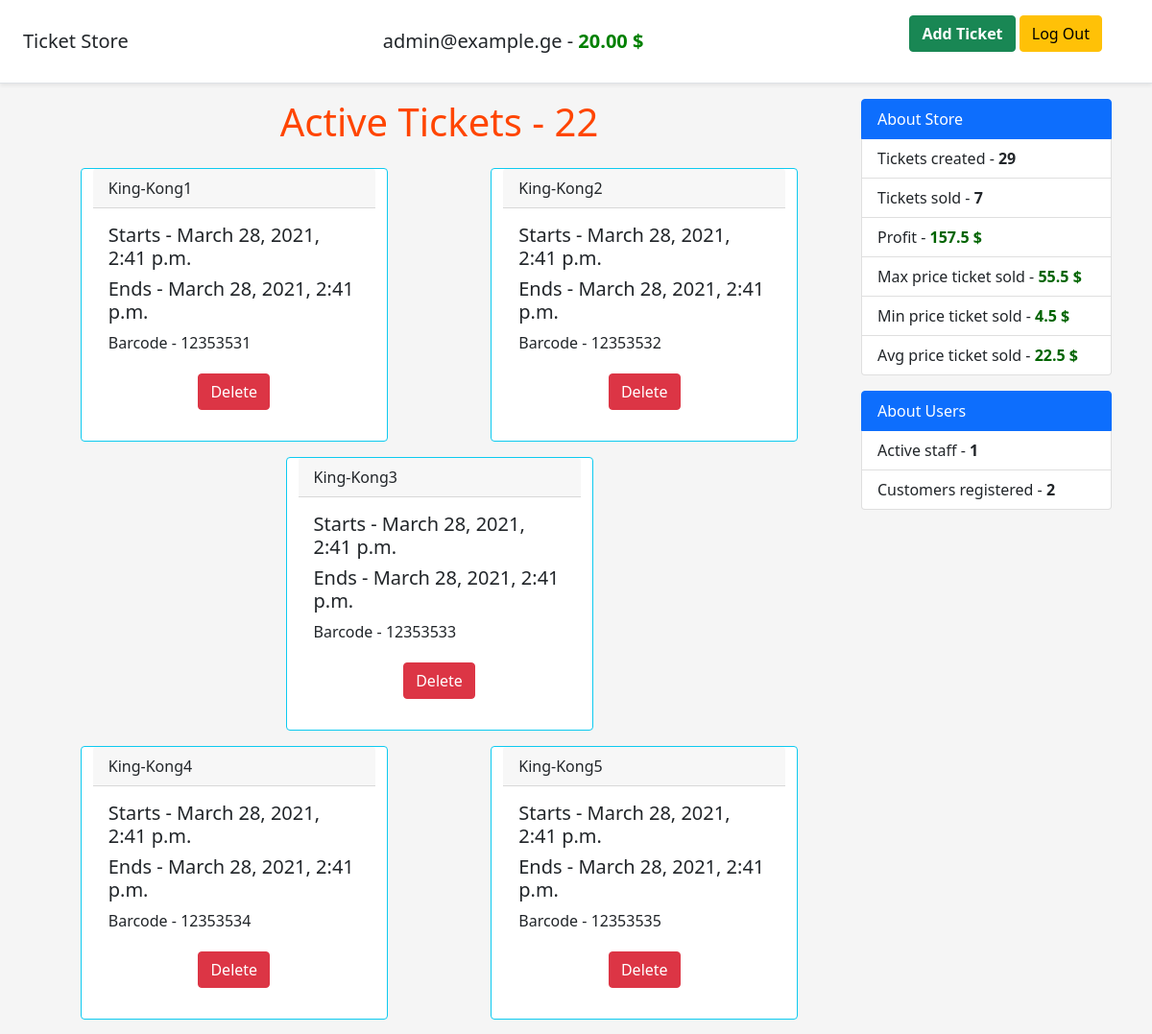
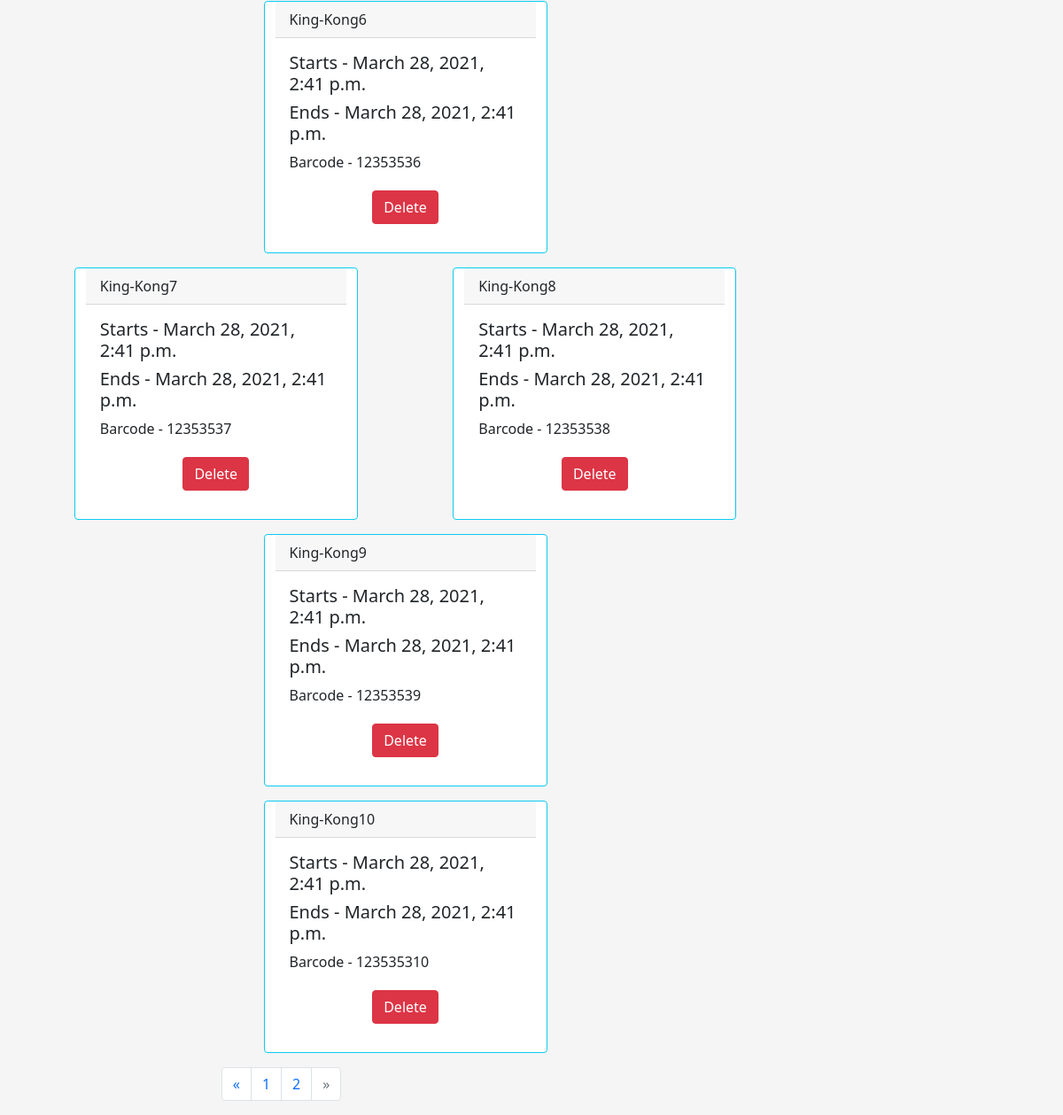
/?page=2 (signed in), run on the app's committed database (2 pictures, top to bottom).
### user/models.py (models this page shows, shortened)
class User(AbstractUser):
    username = None
    email = models.EmailField(verbose_name='E-Mail', unique=True)
    balance = models.DecimalField(verbose_name="Balance", max_digits=8, decimal_places=2, default=0,
                                  help_text="In USD")
    mobile_phone = models.CharField(verbose_name='Mobile Phone', max_length=9, unique=True)
    objects = UserManager()
    USERNAME_FIELD = 'email'
    REQUIRED_FIELDS = []
    class Meta:
        verbose_name = 'User'
        verbose_name_plural = 'Users'

### ecommerce/models.py (models this page shows, shortened)
class Ticket(models.Model):
    name = models.CharField(verbose_name='Name', max_length=255)
    start_date = models.DateTimeField(verbose_name='Start Date')
    end_date = models.DateTimeField(verbose_name='End Date')
    barcode = models.CharField(verbose_name="Barcode", max_length=15, unique=True, default=0)
    class Meta:
        verbose_name = 'Ticket'
        verbose_name_plural = 'Tickets'

### ecommerce/views.py (the view)
# urls.py: path('', home, name='home'),
@login_required(login_url='user/login')
def home(request):
    tickets = Ticket.objects.filter(orders__isnull=True)
    tickets_created = Ticket.objects.all().count()
    user = User.objects.get(id=request.user.id)
    user_balance = user.balance
    ticket_orders_info: Dict[str, Optional[Decimal]] = user.orders.all().aggregate(
        paid_last_year=Sum('price', filter=Q(order_date__gte=timezone.now() - timezone.timedelta(days=365))),
        bought_last_year=Count('id', filter=Q(order_date__gte=timezone.now() - timezone.timedelta(days=365))),
        paid_last_month=Sum('price', filter=Q(order_date__gte=timezone.now() - timezone.timedelta(weeks=4))),
        bought_last_month=Count('id', filter=Q(order_date__gte=timezone.now() - timezone.timedelta(weeks=4))),
        paid_last_week=Sum('price', filter=Q(order_date__gte=timezone.now() - timezone.timedelta(days=7))),
        bought_last_week=Count('id', filter=Q(order_date__gte=timezone.now() - timezone.timedelta(days=7)))
    )
    page = request.GET.get('page', 1)
    paginator = Paginator(tickets, 12)
    try:
        tickets_pag = paginator.page(page)
    except PageNotAnInteger:
        tickets_pag = paginator.page(1)
    except EmptyPage:
        tickets_pag = paginator.page(paginator.num_pages)
    orders = Order.objects.all()
    tickets_price = orders.aggregate(maxp_ticket=Max('price'), avgp_ticket=Avg('price'), minp_ticket=Min('price'))
    profit = orders.aggregate(profit=Sum('price'))
    customers_count = User.objects.filter(is_staff=False).count()
    staff_count = User.objects.filter(is_staff=True).count()
    return render(request, 'pages/home.html',
                  {'tickets': tickets,
                   **ticket_orders_info,
                   'tickets_count': tickets.count(),
                   'user_balance': user_balance,
                   'tickets_pag': tickets_pag,
                   'tickets_created': tickets_created,
                   'tickets_sold': tickets_created - tickets.count(),
                   **tickets_price,
                   **profit,
                   'customers_count': customers_count,
                   'staff_count': staff_count})

### templates/pages/home.html (shortened to what this page needs)
{% extends 'base.html' %}
{% block content %}
	<div class="container">
		<div class="row">
			<div class="col-9">
				<div class="mb-3 row text-center">
					<h1 style="color: orangered">Active Tickets - {{ tickets_count }}</h1>
				</div>
				{% for ticket in tickets_pag %}
					{% if forloop.counter0|divisibleby:3 %}
						<div class="row" style="justify-content: space-around">
					{% endif %}
				<div class="card border-info mb-3" style="max-width: 20rem;">
					<div class="card-header">{{ ticket.name }}</div>
					<div class="card-body">
						<h5 class="card-title">Starts - {{ ticket.start_date }}</h5>
						<h5 class="card-title">Ends - {{ ticket.end_date }}</h5>
						<p class="card-text">Barcode - {{ ticket.barcode }}</p>
						{% if user.is_superuser %}
							<div class="text-center pt-1">
								<form action="/del-ticket/{{ ticket.id }}" method="POST">
									<button type="submit" class="btn btn-danger">Delete</button>
								</form>
							</div>
						{% endif %}
					</div>
				</div>
				{% if forloop.counter|divisibleby:3 or forloop.last %}
					</div>
				{% endif %}
				{% endfor %}
				{% if tickets_pag.has_other_pages %}
					<div class="col-6 offset-3 text-center-pagination-set">
						<nav aria-label="Page navigation">
							<ul class="pagination">
								{% if tickets_pag.has_previous %}
									<li class="page-item">
										<a class="page-link"
										   href="?page={{ tickets_pag.previous_page_number }}">&laquo;</a>
									</li>
								{% else %}
									<li class="page-item disabled">
										<a class="page-link">
											<span aria-hidden="true">&laquo;</span>
										</a>
									</li>
								{% endif %}
								{% for ticket in tickets_pag.paginator.page_range %}
									{% if tickets_pag.number == ticket %}
										<li class="page-item">
											<a class="page-link">
												{{ ticket }}
											</a>
										</li>
									{% else %}
										<li class="page-item">
											<a class="page-link" href="?page={{ ticket }}">{{ ticket }}</a>
										</li>
									{% endif %}
								{% endfor %}
								{% if tickets_pag.has_next %}
									<li class="page-item"><a class="page-link"
									                         href="?page={{ tickets_pag.next_page_number }}">
										&raquo;
									</a></li>
								{% else %}
									<li class="page-item disabled">
										<a class="page-link">
											<span aria-hidden="true">&raquo;</span>
										</a>
									</li>
								{% endif %}
							</ul>
						</nav>
					</div>
				{% endif %}
			</div>
			<div class="col-3">
				{% if user.is_superuser %}
					<ul class="list-group">
						<li class="list-group-item active" aria-current="true">About Store</li>
						<li class="list-group-item">Tickets created - <strong>{{ tickets_created }}</strong></li>
						<li class="list-group-item">Tickets sold - <strong>{{ tickets_sold }}</strong></li>
						<li class="list-group-item">Profit - <strong style="color: darkgreen">{{ profit }} $</strong>
						</li>
						<li class="list-group-item">Max price ticket sold - <strong
								style="color: darkgreen">{{ maxp_ticket }} $</strong></li>
						<li class="list-group-item">Min price ticket sold - <strong
								style="color: darkgreen">{{ minp_ticket }} $</strong></li>
						<li class="list-group-item">Avg price ticket sold - <strong
								style="color: darkgreen">{{ avgp_ticket }} $</strong></li>
					</ul>
					<ul class="list-group pt-3">
						<li class="list-group-item active" aria-current="true">About Users</li>
						<li class="list-group-item">Active staff - <strong>{{ staff_count }}</strong></li>
						<li class="list-group-item">Customers registered - <strong>{{ customers_count }}</strong></li>
					</ul>
				{% endif %}
			</div>
		</div>
	</div>
{% endblock %}

### templates/base.html (shortened to what this page needs)
<link href="https://cdn.jsdelivr.net/npm/bootstrap@5.0.0-beta2/dist/css/bootstrap.min.css" rel="stylesheet"
>
<header class="d-flex flex-column flex-md-row align-items-center p-3 px-md-4 mb-3 bg-body border-bottom shadow-sm">
	<p class="h5 my-0 me-md-auto fw-normal" onclick="window.location='{% url 'home' %}';" style="cursor: pointer">Ticket
		Store</p>
	{% if user.is_authenticated %}
		<p class="h5 my-0 me-md-auto fw-normal">{{ user.email }} - <strong style="color: green">{{ user_balance }}
			$</strong></p>
	{% endif %}
	<nav class="my-2 my-md-0 me-md-3">
		<div class="container">
			{% if user.is_authenticated %}
				<a class="btn btn-success" href="{% url 'add_ticket' %}" role="button"><strong>Add Ticket</strong></a>
				<a class="btn btn-warning" href="javascript:{document.getElementById('logout').submit()}" role="button">Log
					Out</a>
			{% else %}
				<a class="btn btn-outline-primary" href="{% url 'signup' %}">Sign up</a>
				<a class="btn btn-outline-warning" href="{% url 'login' %}">Login</a>
			{% endif %}
		</div>
	</nav>
</header>
<body style="background-color: whitesmoke">
{% block content %}
{% endblock %}
</body>

### data on the page
User: email "admin@example.ge", balance "20.00"
Ticket: name "King-Kong1", start_date "March 28, 2021, 2:41 p.m.", end_date "March 28, 2021, 2:41 p.m.", barcode "12353531"
Ticket: name "King-Kong2", start_date "March 28, 2021, 2:41 p.m.", end_date "March 28, 2021, 2:41 p.m.", barcode "12353532"
Ticket: name "King-Kong3", start_date "March 28, 2021, 2:41 p.m.", end_date "March 28, 2021, 2:41 p.m.", barcode "12353533"
Ticket: name "King-Kong4", start_date "March 28, 2021, 2:41 p.m.", end_date "March 28, 2021, 2:41 p.m.", barcode "12353534"
Ticket: name "King-Kong5", start_date "March 28, 2021, 2:41 p.m.", end_date "March 28, 2021, 2:41 p.m.", barcode "12353535"
Ticket: name "King-Kong6", start_date "March 28, 2021, 2:41 p.m.", end_date "March 28, 2021, 2:41 p.m.", barcode "12353536"
Ticket: name "King-Kong7", start_date "March 28, 2021, 2:41 p.m.", end_date "March 28, 2021, 2:41 p.m.", barcode "12353537"
Ticket: name "King-Kong8", start_date "March 28, 2021, 2:41 p.m.", end_date "March 28, 2021, 2:41 p.m.", barcode "12353538"
Ticket: name "King-Kong9", start_date "March 28, 2021, 2:41 p.m.", end_date "March 28, 2021, 2:41 p.m.", barcode "12353539"
Ticket: name "King-Kong10", start_date "March 28, 2021, 2:41 p.m.", end_date "March 28, 2021, 2:41 p.m.", barcode "123535310"

### other printed values
{{ tickets_count }} "22"
{{ ticket }} "1"
{{ ticket }} "2"
{{ tickets_created }} "29"
{{ tickets_sold }} "7"
{{ profit }} "157.5"
{{ maxp_ticket }} "55.5"
{{ minp_ticket }} "4.5"
{{ avgp_ticket }} "22.5"
{{ staff_count }} "1"
{{ customers_count }} "2"
